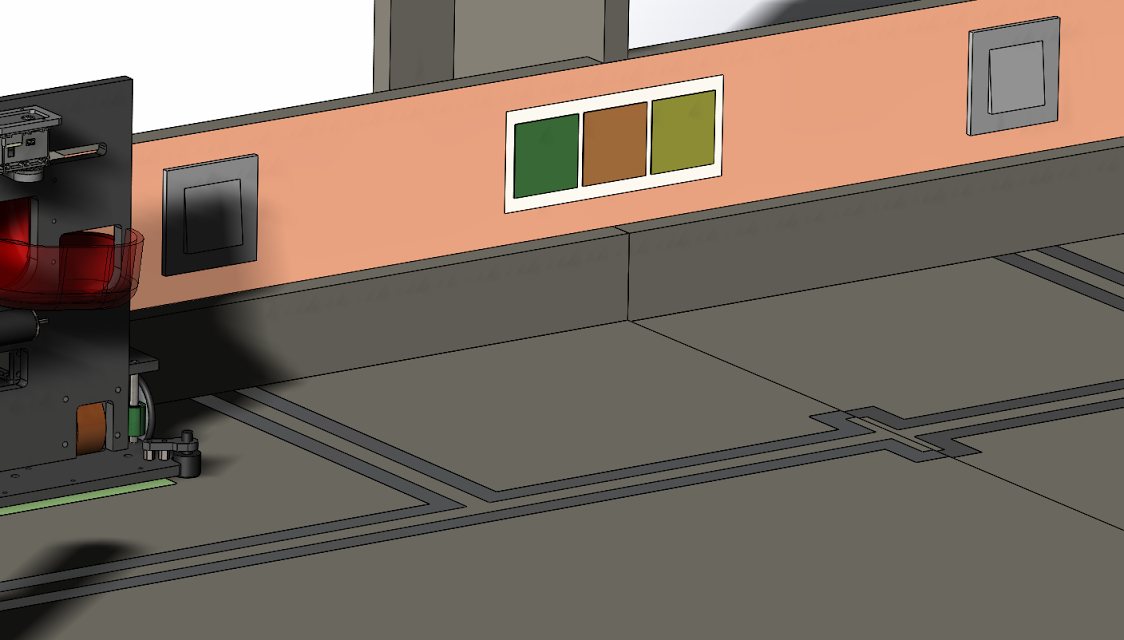
#> input picture setup.png, 1124 x 640 px, found by its file name
$ jupyter execute --allow-errors 'Detecteur de sequences de couleurs sous forme de carrés.ipynb'   (shell and % lines are left out)   (older library calls are emulated)
#> lines starting #> are read from the running program, lines starting #| are printed output that depends on the picture; after the words box and inside, x2 and y2 are one past the last pixel; in counts of white or black regions, pixels touching at a corner belong together; long printed decimals are rounded
# Detection et reconnaissance des couleurs des carrés
Dans ce notebook, nous présentons une technique de détection des carrées dans une image ainsi que l'extraction de la séquence de couleurs.

Pour exécuter ce notebook, nous utilisons les librairies :
- numpy
- opencv 3

Sur une raspberry pi, un bon tutorial concernant l'installation de ces librairies est présenté par jabelone:
https://github.com/jabelone/OpenCV-for-Pi

Le notebook est décrit comme suit :
- Sobel : détection basique des contours (juste pour la culture)
- Canny : détection poussée des contours (Basé sur l'article : A Computational Approach to Edge Detection, John Canny 1986 : IEEE Transactions on Pattern Analysis and Machine Intelligence)
- Extraction des contours et approximation avec un polygone
- Filtrage des contours pouvant être décrites par 4 lignes
- Calcul du centre de chaque contour ainsi que le cercle circonscrit
- Filtrage par taille des rectangles
- Conversion en hsv
- Extraction de la couleur moyenne sur un voisinage de chaque centre
- Organisation des réctangles de gauche à droite
- Création d'une liste des couleurs possibles
- Création d'une fonction calculant la distance de la teinte de deux couleurs (Hue du HSV)
- Vérification qu'on a 3 rectangles
- Pour chaque rectangle trouver la couleur la plus vraisemblable et afficher la séquence des couleurs.

On commance par importer les bibliothèques nécessaires :

[cell 1]
import numpy as np
import cv2
import matplotlib.pyplot as plt

On charge l'image à traiter et on la met en RGB (opencv charge les images en BGR par défaut)

[cell 2]
img_rw = cv2.imread("C:/Users/aloui_000/Documents/grebot/rectangles_extractor/Setup.png")
#> img_rw is the input picture: shape (640, 1124, 3); mean B, G, R 100.1, 111.8, 125.7
img = cv2.cvtColor(img_rw, cv2.COLOR_BGR2RGB)
plt.figure(figsize = (15,15))
plt.imshow(img)

On transforme l'image en gris (pour faire la détection des contours)

[cell 3]
img_gray = cv2.cvtColor(img_rw, cv2.COLOR_BGR2GRAY)
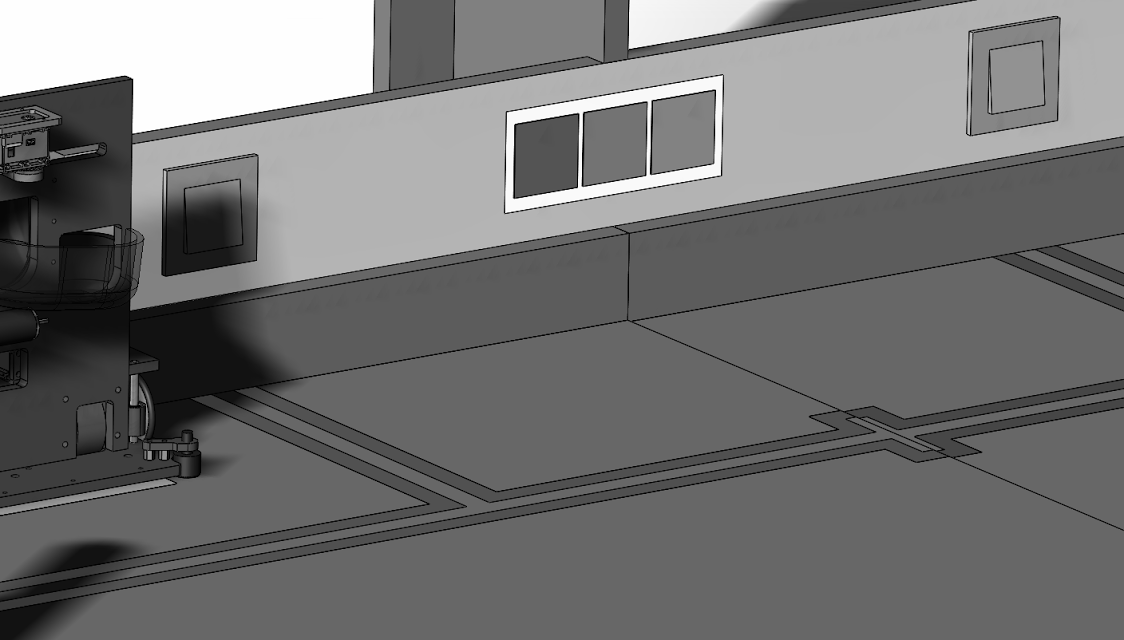
#> img_gray: shape (640, 1124); min 0, max 255, mean 114.6
plt.figure(figsize = (25,25))
plt.imshow(img_gray, cmap='gray')

On sature l'image afin d'accentuer la forme des patchs contenant les carrés

[cell 4]
img_sat, mask = cv2.threshold(img_gray, 150, 255, cv2.THRESH_BINARY)
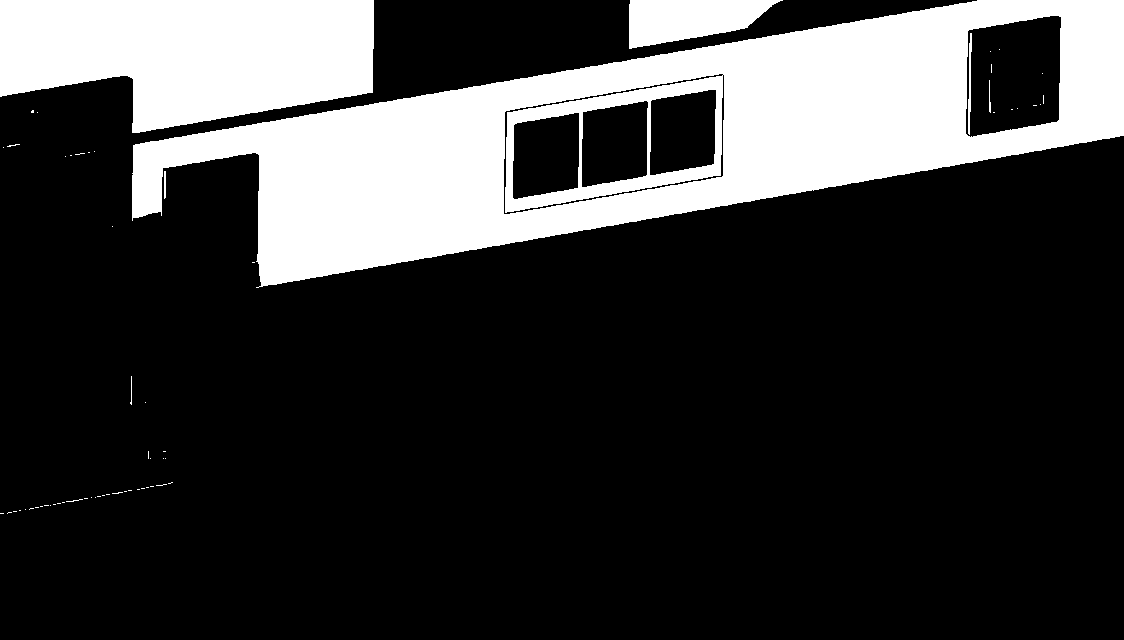
#> mask: shape (640, 1124); 22.6% white; 63 white regions (56 under 20 px), largest, box (x1, y1, x2, y2) and area: (132, 0, 1124, 288) 118369, (0, 0, 374, 133) 38583, (629, 0, 783, 49) 5030
plt.figure(figsize = (25,25))
plt.imshow(mask, cmap='gray')

On la filtre afin de faciliter la détection des contours

# Sobel

Avant de faire des choses plus complexes, un clin d'oeul à la méthode de Sobel qui permet de trouver les lignes dans une image tout en calculant l'angle d'incidance.

La technique utilise une simple convolution avec le noyau suivant :

| Noyau Vertical|
| --- |:-:| --: |
| -1  | 0 | 1   |
| -2  | 0 | 2   |
| -1  | 0 | 1   |

Ce noyau permet de détecter les lignes verticales. Ceci nous donne une image $G_x$

Ensuite, on fait la même chose avec le noyau

| Noyau Horizontal|
| --- |:-: | --:   |
| -1  | -2 | -1   |
|  0  | 0  | 0     |
|  1  | 2  | 1     |

Ce noyau permet de détecter les lignes horizontales. Ceci nous donne une image $G_y$

Pour trouver l'amplitude du gradient on utilise la formule :
$G = \sqrt{G_x^2+G_y^2}$

Pour trouver l'angle d'incidence on utilise la formule :
$A = atan(G_x/G_y)$

Cette méthode est limitée, elle donne une image qui contient des valeurs négatifs, qui doivent par conséquence être décalés pour donner une valeur entre 0 et 255 ce qui donne une image de contour contenant du gris partout sauf au niveau des contours.

Elle est sensible au bruit (en effet le petit filtrage bilatéral servait à atténuer cet effet)

[cell 5]
img_sobel = cv2.Sobel(mask,cv2.CV_64F,1,0,ksize=5)
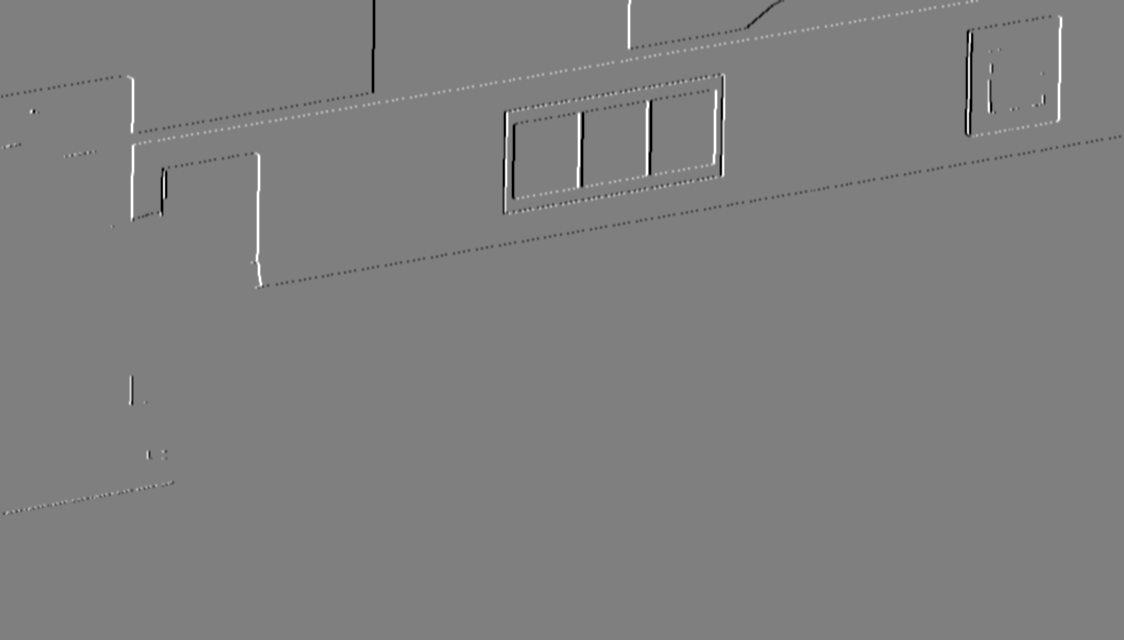
#> img_sobel: shape (640, 1124) float64; min -12240, max 12240, mean 1.7; drawn with min black and max white
plt.figure(figsize = (15,15))
plt.imshow(img_sobel, cmap='gray')

# Canny
Sobel est sympa, mais on peut faire mieux. En 1986, l'algo Canny (de john Canny) a été proposé et a réussi durant des années à rester parmis les algorithmes de détection de contour les plus efficaces.

Il s'agit d'une amélioration par rapport à Sobel.

Pour cet algo, on effectue donc du Sobel, mais par la suite, on utilise un seuillage afain de supprimer les artefacts et obtenir des lignes nets (une image noire avec des lignes blanches au lieu d'une image grie).
Cet algorithme est donc composé de deux parties

## Extraction grossière des contours par l'algorithme de Sobel

Il s'agit sensiblement de l'algorithme de Sobel qui permet d'obtenir une image contenant une couleur grise partout sauf au niveau des contours. Ces derniers ne sont pas nets, et peuvent êtres blancs (très positifs), noirs (très négatifs) ou gris. Ces portions grises ne sont pas nets. Ils peuvent correspondre à de vrais contours ou à de simples artefacts.

Pour ceci, on utilise la deuxième partie.

## Raffinage des contours

Le raffinage est basé sur un seuillage sur la norme des pixels des contours.

Deux seuils sont utilisés :
- Le premier seuil "A" est celui à partir duquel un pixl d'un contour est accepté (on met une valeur de 1 ou 255 pour ce dernier, donc c'est simplement blanc).
- Le deuxième seuil "B" sert à garder les points liés à des points de contours assez prononcés (permet ainsi de sauver les points qui sont souvent de vrais points de contours. Si le pixel a une valeur en dessous de ce seuil, on met systèmatiquement 0. S'il a une valeur entre le seuil "A" et le seuil "B", alors on vérifie si ce dernier est connecté à un point déjà accepté auquel cas on l'accepte (on met 1 ou 255), sinon on met 0.

A la fin on obtient une image noir et blanc, contenant du blanc au niveau des contours et 0 partout ailleur.

[cell 6]
img_canny = cv2.Canny(mask, 150,200)
#> img_canny: shape (640, 1124); 0.8% white in thin lines or dots, all inside (x1, y1, x2, y2) = (0, 0, 1124, 515)
plt.figure(figsize = (35,35))
plt.imshow(img_canny, cmap='gray')

## Dilatation Erosion
L'érosion et la dilatation sont deux techniques très utilisées dans le traitement d'images.
### Erosion

Comme son nom l'indique, une  érosion a comme effet de supprimer les bords d'un objet (comme une érosion des cotes). Pour réaliser ceci, on effectue une convolution 2D avec un noyau, sauf que contrairement à un filtrage, on met 1 (ou 255) dans le pixel résultant si tous les prixels sous le noayau sont à 1 sinon elles sont érodées (mises à 0).

### Dilatation

Comme son nom l'indique, une  dilatation a comme effet de dilater les bords d'un objet. Pour réaliser ceci, on effectue une convolution 2D avec un noyau, sauf que contrairement à un filtrage, on met 1 (ou 255) dans le pixel résultant si au moins un prixel sous le noayau est à 1 sinon elles sont à 0.

[cell 7]
img_sat, mask = cv2.threshold(img_canny, 1, 255, cv2.THRESH_BINARY)
kern=np.ones((5,5),np.uint8)
img_delated = cv2.dilate(mask,kern)
#> img_delated: shape (640, 1124); 4.2% white; 22 white regions, largest, box (x1, y1, x2, y2) and area: (129, 0, 1124, 291) 11874, (501, 71, 727, 217) 4543, (510, 87, 718, 201) 4239
img_eroded = cv2.erode(img_delated,kern)
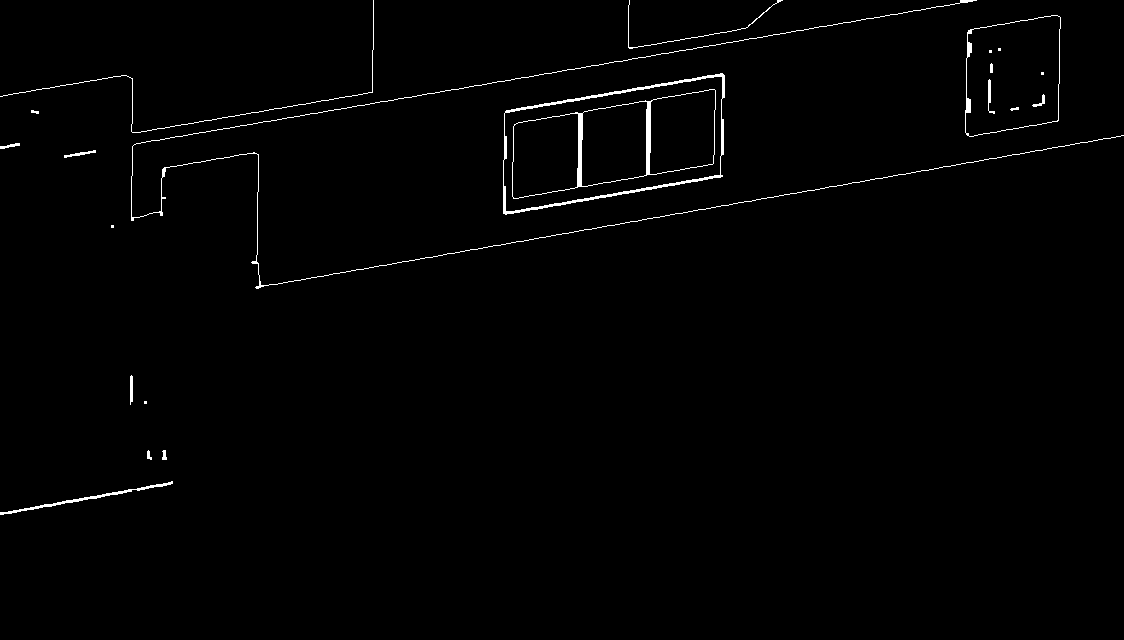
#> img_eroded: shape (640, 1124); 1% white in thin lines or dots, all inside (x1, y1, x2, y2) = (0, 0, 1124, 515)
plt.figure(figsize = (25,25))
plt.imshow(img_eroded, cmap='gray')

Il est temps d'extraire les contours à partir de l'image en réalisant une approximation sipple en chaine.

[cell 8]
im2, contours, hierarchy = cv2.findContours(img_canny,cv2.RETR_TREE,cv2.CHAIN_APPROX_SIMPLE)
#> contours = 213 contours, 206 with area under 20; largest, box (x1, y1, x2, y2) and area: (512, 112, 579, 199) 4887, (512, 112, 579, 199) 4886, (581, 100, 648, 187) 4845, (581, 100, 648, 187) 4844, (649, 89, 716, 175) 4817, (649, 89, 716, 175) 4816, (1039, 94, 1045, 106) 20

On superpose les contours sur l'image

[cell 9]
img_contoured=img.copy()
cv2.drawContours(img_contoured, contours, -1, (255,0,0), 3)
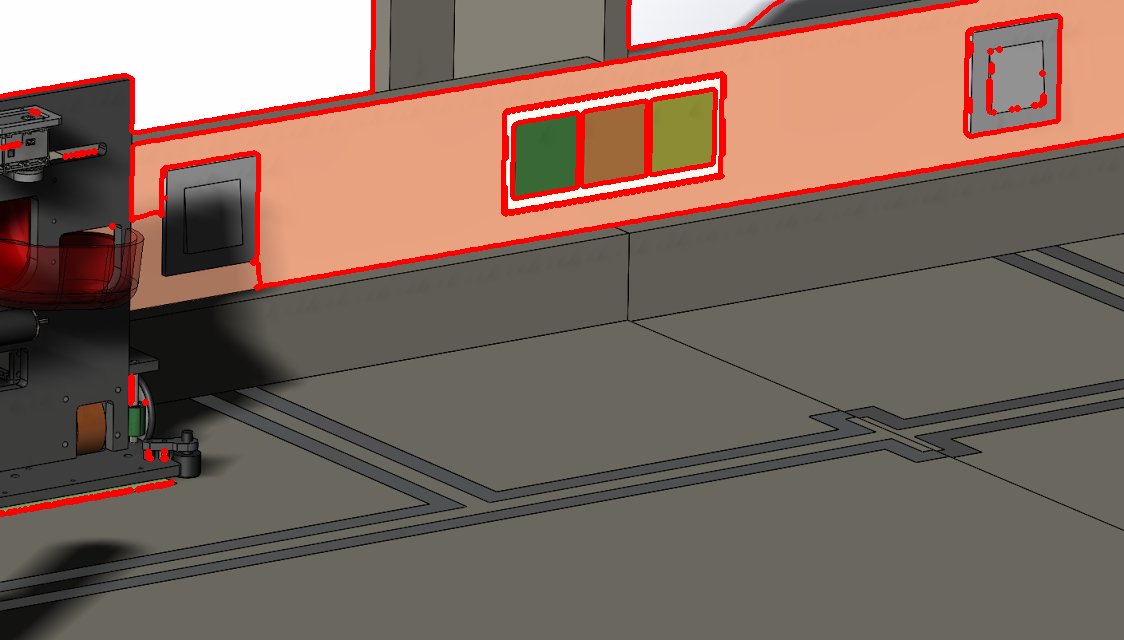
#> img_contoured: shape (640, 1124, 3); mean R, G, B 129.2, 106.7, 95.7
plt.figure(figsize = (15,15))
plt.imshow(img_contoured)

Bon, on voit qu'il ya trop de contours.
Faisons le tri :
- Que des contours pouvant etre approximés par 4 points (des rectangles quoi!)
- On ajoute aussi une condition sur la taille du rectangle.
- On calcule le contre de chaque rectangle.
- On reviens sur l'image d'origine qu'on convertie en hsv (plus simple si on veut classifier les couleurs par la suite)
- On affiche le cercle qui encadre chaque carré détecté
- On construit une liste des carrés

[cell 10]
img_contoured_onlyrects=img.copy()
nb_detectedRects=0
# Short distance best configuration
# min_radius = 45
# vmax_radius = 60
# Long distance best configuration
min_radius = 10
max_radius = 200
# prepare lists of colors, radii and centers
centers=np.empty([0, 2])
radii = np.empty([0, 1])
colors=np.empty([0, 3])
# Now loop through all contours to select the best ones
for c in contours:
    peri = cv2.arcLength(c, True)
    approx = cv2.approxPolyDP(c, 0.02 * peri, True)
    if(len(approx)==4):
        (x,y),radius = cv2.minEnclosingCircle(approx)
        tcenter = (int(x),int(y))
        center = np.array([[int(x),int(y)]])
        radius = int(radius)
        # Detect only new rectagles
        if not(center in centers) and radius>min_radius and radius<max_radius:
            #print(approx)
            # detect parallelipipeds
            v1=approx[1,:]-approx[0,:]
            v2=approx[3,:]-approx[2,:]
            v3=approx[2,:]-approx[1,:]
            NN = abs(np.linalg.norm(v1)-np.linalg.norm(v2))
            NNN = abs(np.linalg.norm(v1)-np.linalg.norm(v3))
            N = np.linalg.norm(np.cross(v1,v2))
            print("v1 = {}, v2={}, N={}, NN={}, NNN={}".format(v1,v2,N,NN,NNN))
            if(NNN<100 and NN<10 and N<100):
                cv2.drawContours(img_contoured_onlyrects, [approx], -1, (0, 0, 255),2)
                centers = np.append(centers, center,axis=0)
                radii = np.append(radii, np.reshape(radius,(1,1)),axis=0)

                nb_detectedRects = nb_detectedRects + 1

                img_hsv = cv2.cvtColor(img_rw, cv2.COLOR_BGR2HSV)
                # Extract color
                securityDiv = 4
                startX = int(x-radius/securityDiv)
                endX = int(x+radius/securityDiv)
                startY = int(y-radius/securityDiv)
                endY = int(y+radius/securityDiv)

                subImg=img_hsv[startY:endY, startX:endX,:]
                center_color = img_hsv[int(y), int(x)]
                color = np.average(np.average(subImg, axis= 0), axis= 0)
                color = np.reshape(color, (1,3)).astype(int)
                colors = np.append(colors, color,axis=0)
                # Extract hue
                hue=color[0]
                print("{} : rectangle found at {} with center color{} and mean color {} and size {}\n".format(nb_detectedRects, center,center_color, color, radius))
#> this loop made 213 passes
#> (peri, x, y, radius, v1, v2, v3, NN) on pass 173: (285.6, 682, 131.5, 53, [[-63, 11]], [[63, -11]], [[-1, 74]], 0)
#> (peri, x, y, radius, v1, v2, v3, NN) on pass 124: (287.6, 545, 155, 53, [[-63, 12]], [[64, -11]], [[-1, 74]], 0.806)
#| v1 = [[ 0 26]], v2=[[-8  0]], N=208.0, NN=18.0, NNN=17.938
#| v1 = [[-63  12]], v2=[[ 64 -11]], N=75.0, NN=0.8058, NNN=9.874
#| 1 : rectangle found at [[545 155]] with center color[ 58 125 104] and mean color [[ 58 124 103]] and size 53
#| v1 = [[-21   6]], v2=[[   1 -100]], N=2094.0, NN=78.165, NNN=78.165
#| v1 = [[-65  12]], v2=[[ 64 -11]], N=53.0, NN=1.160, NNN=6.902
#| 2 : rectangle found at [[614 143]] with center color[ 14 163 158] and mean color [[ 14 163 158]] and size 53
#| v1 = [[-63  11]], v2=[[ 63 -11]], N=0.0, NN=0.0, NNN=10.054
#| 3 : rectangle found at [[682 131]] with center color[ 30 158 140] and mean color [[ 30 157 139]] and size 53
#| v1 = [[-2 97]], v2=[[30 -3]], N=2904.0, NN=66.871, NNN=68.578
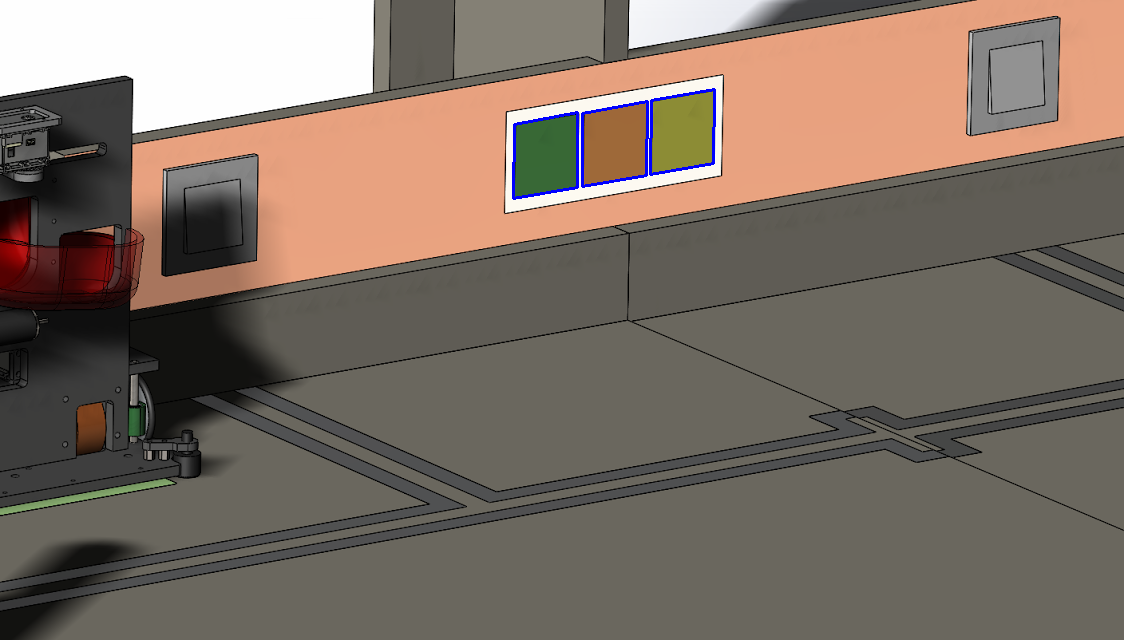
#> img_contoured_onlyrects: shape (640, 1124, 3); mean R, G, B 125.3, 111.4, 100.6
#> img_hsv: shape (640, 1124, 3); mean H, S, V 22, 43.4, 126.2
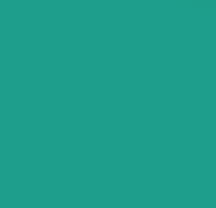
#> subImg: shape (26, 27, 3) (shown 8 times larger); mean R, G, B 30, 158, 140
#> after the loop, N = 2904; NN = 66.87; NNN = 68.58; endX = 695; endY = 144; nb_detectedRects = 3; securityDiv = 4; startX = 668; startY = 118

On trie les couleurs de gauche à droite

[cell 11]
indices = np.argsort(centers[:,0], axis=0)
#> indices = [0, 1, 2]
print(indices)
#| [0 1 2]


#> (the rest of this cell did not finish here and is left out)

On définie une distance entre les couleurs en hsv

[cell 12]
def hsv_dist(ref, color):
    dh = color[0]-ref[0]
    # ds = color[1]-ref[1]
    return np.sqrt(dh*dh)#+dv*dv)

On définit la liste des couleurs de référence

[cell 13]
# Black, Yellow, Green, Blue, Orange
# Convert hue from degrees to 255 base
# 0.71 = 255/360
ref=[[0,0,0],[54*0.71,0,0],[100*0.71,0,0],[210*0.71,0,0],[25*0.71,0,0]]
refNames =['Black','Yellow','Green','Blue','Orange']

On crée une fonction qui donne l'indice de la couleur dans la liste des références.

[cell 14]
#find the color name
def findColorName(color):
    index = 0
    dist  = hsv_dist(ref[0], color)
    for i in range(1,np.shape(ref)[0]):
        newDist = hsv_dist(ref[i], color)
        if(newDist<dist):
            index = i
            dist = newDist
    return  index

On vérifie qu'on a bien détecté 3 carrés, et si oui, on extrait les indices des couleurs

[cell 15]
if(np.shape(indices)[0]!=3):
    print("Error !!! more than one rect was found")
else :
    print("Found 3 colors")
    print(colors)
#| [[ 58. 124. 103.]
#|  [ 14. 163. 158.]
#|  [ 30. 157. 139.]]
    for i in range(0,3):
        colorIndex = findColorName(colors[i,:])
        print("{} : {}".format(i, refNames[colorIndex]))
#> this loop made 3 passes
#> colorIndex on passes 1 to 3: 2, 4, 1
#| 0 : Green
#| 1 : Orange
#| 2 : Yellow
